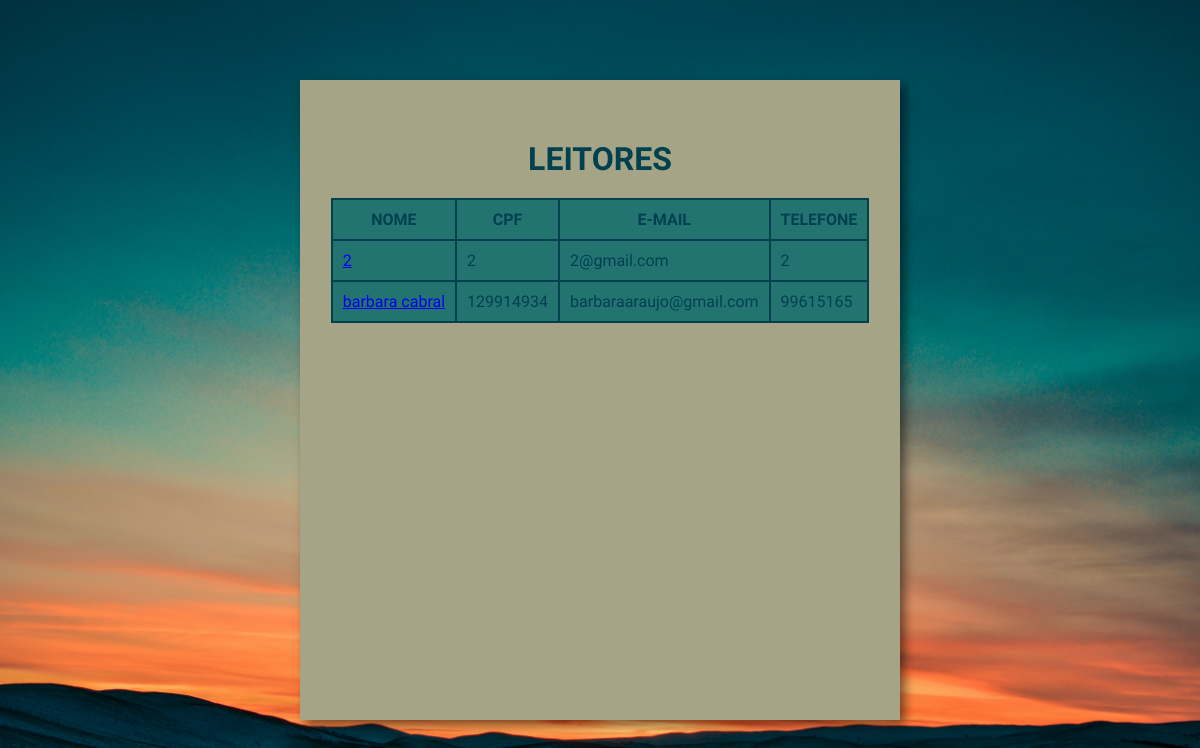
Screenshot of /muido/index/fun_biblio/listagem/lista_leitor.php with the database file from the repository.
### tables this page shows
create table leitor(
	cpfleitor int(11) primary key not null, 
    nome varchar(50) not null, 
    email varchar(50) not null, 
    fone varchar(50) not null,
    senha varchar(8) not null
);

### muido/index/fun_biblio/listagem/lista_leitor.php (the view, shortened to what this page needs)
<?php
include('../../../conexao.php');
?>
<!DOCTYPE html>
<html lang="pt-br">
<head>
    <link rel="stylesheet" type="text/css" href="../../../../projcss.css">
</head>
<body class="bodies">
    <?php
     $query = "SELECT * from leitor ORDER BY nome ASC";
     $result = mysqli_query($con, $query);
     if (mysqli_num_rows($result) > 0){
    ?>
    <div class="container-tabela">
        <legend> <h1 class="h1listas">LEITORES</h1> </legend>
        <table>
           <tr>
                <th>NOME</th>
                <th>CPF</th>
                <th>E-MAIL</th>
                <th>TELEFONE</th>
           </tr>
           <?php
           while($linha = mysqli_fetch_array($result)){
                echo "<tr>";
                    echo "<td> <a href='emp_leitor.php?op=" . $linha['cpfleitor'] . "'>" . $linha['nome'] . " </a></td>" ;
                    echo "<td>".$linha['cpfleitor']."</td>";
                    echo "<td>".$linha['email']."</td>";
                    echo "<td>".$linha['fone']."</td>";
                echo "</tr>";
                }
           }
     else{
        $_SESSION['mensagem12'] = 'Nenhum leitor cadastrado!';
        echo $_SESSION['mensagem12'];
        $_SESSION['mensagem12'] = ' ';
     }
           ?>
        </table>
    </div>
</body>
</html>

### projcss.css (style rules this page uses)
:root { --cor001: #F2915Cff; --cor002: #237471ff; --cor003: #A5A486ff; --cor004: #004150ff; --cor005: #FC7436ff; }
* { margin: 0; padding: 0; box-sizing: border-box; }
.bodies { width: 100%; height: 100vh; align-items: center; display: flex; font-family: 'Acme', sans-serif; justify-content: center; background-image: url("Imagens/fundo2.jpg"); background-size: cover; background-position: 70%; background-repeat: no-repeat; }
.container-tabela { width: 50%; height: 80vh; display: flex; box-shadow: 5px 5px 10px rgba(0, 0, 0, .512); background-color: var(--cor003); align-items: center; flex-direction: column; }
table, th,td { color: var(--cor004); margin-top: 20px; border: 2px solid var(--cor004); border-collapse: collapse; background: var(--cor002); padding: 10px; }
th { font-family: 'Acme', sans-serif; }
.h1listas { margin-top: 60px; color: var(--cor004); font-family: 'Acme', sans-serif; }

### rows the page displays
leitor: nome "2", cpfleitor "2", email "2@gmail.com", fone "2"
leitor: nome "barbara cabral", cpfleitor "129914934", email "barbaraaraujo@gmail.com", fone "99615165"
